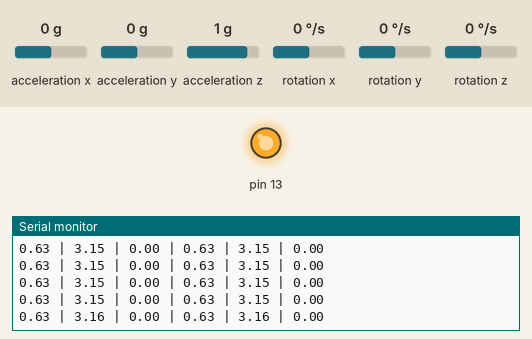
Simulated run of this sketch. Board: Arduino Uno, built with avr-gcc and run on an emulated ATmega328P. Parts: output pins drawn as LEDs (lit = HIGH), the last lines printed to the serial monitor. Wiring (inferred from the names in the program): MPU-6050 motion sensor at I2C address 0x68; MPU-6050 motion sensor at I2C address 0x69. Inputs (shaded band) come from the test bench; at power-on: acceleration x 0 g, acceleration y 0 g, rotation x 0 °/s, rotation y 0 °/s, acceleration z 1 g, rotation z 0 °/s.

Above: at 17.1 s.
17.2 s: acceleration x set to 0.8 g
At 18.1 s:
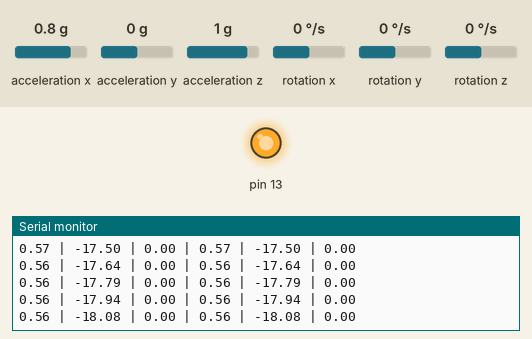
20.2 s: acceleration y set to -1.4 g
At 21.3 s:
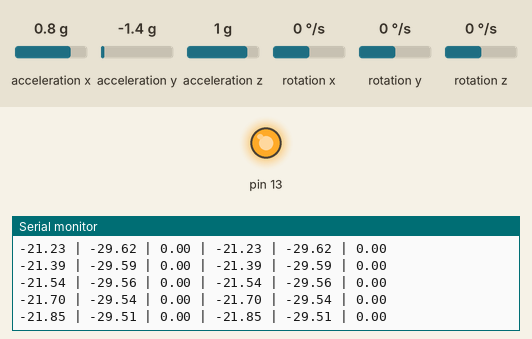
23.2 s: rotation x set to 100 °/s
At 24.1 s:
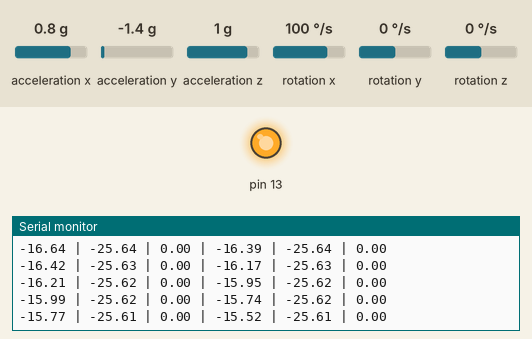
26.2 s: rotation y set to -192 °/s
At 26.9 s:
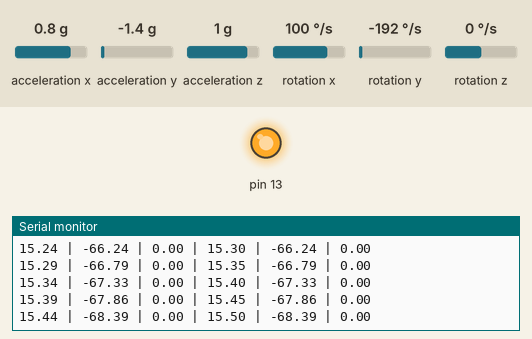
Timing chart, 0 to 29.2 s (numbered marks = the images above; inputs shaded):
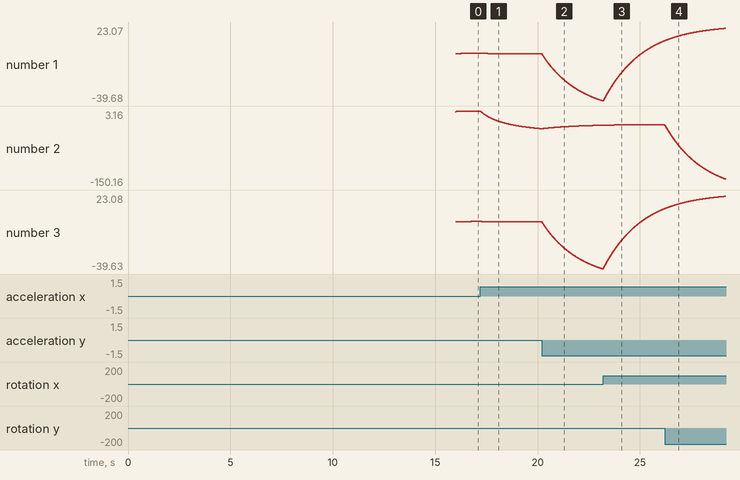

Measured:
- after the input at 17.2 s, the serial monitor: prints a new line at once (image 1)
- plotted number 2: 3.16 → -33.53 after the input at 17.2 s

The sketch:

assem_twoMPU.ino
```cpp
/*
  CUBESAT MPU6050 two sensor code (one address at 0x68 and one at 0x69)
  To make the MPU have different I2C adress, please connect AD0 pin <-> 5V in one of them to make one adress high (0x69)
  while another one connect AD0 <-> gnd to make it adress low (0x68)

  this code will show 6 results [row1,pitch1,yaw1,row2,pitch2,yaw2]

*/


#include <Wire.h>

// Gyroscope calibration offsets for both sensors
float RateCalibrationRoll1 = 0, RateCalibrationPitch1 = 0, RateCalibrationYaw1 = 0;
float RateCalibrationRoll2 = 0, RateCalibrationPitch2 = 0, RateCalibrationYaw2 = 0;

// Gyroscope rates for both sensors
float RateRoll1 = 0, RatePitch1 = 0, RateYaw1 = 0;
float RateRoll2 = 0, RatePitch2 = 0, RateYaw2 = 0;

// Accelerometer readings for both sensors
float AccX1 = 0, AccY1 = 0, AccZ1 = 0;
float AccX2 = 0, AccY2 = 0, AccZ2 = 0;

// Angle calculations for both sensors
float AngleRoll1 = 0, AnglePitch1 = 0;
float AngleRoll2 = 0, AnglePitch2 = 0;

// Kalman filter variables for both sensors
float KalmanAngleRoll1 = 0, KalmanUncertaintyAngleRoll1 = 4;
float KalmanAnglePitch1 = 0, KalmanUncertaintyAnglePitch1 = 4;
float KalmanAngleYaw1 = 0, KalmanUncertaintyAngleYaw1 = 4;

float KalmanAngleRoll2 = 0, KalmanUncertaintyAngleRoll2 = 4;
float KalmanAnglePitch2 = 0, KalmanUncertaintyAnglePitch2 = 4;
float KalmanAngleYaw2 = 0, KalmanUncertaintyAngleYaw2 = 4;

float Kalman1DOutput[] = {0, 0};

// Timing
uint32_t LoopTimer = 0;
float dt = 0.004; // 4ms loop time

void kalman_1d(float& KalmanState, float& KalmanUncertainty, float KalmanInput, float KalmanMeasurement) {
  KalmanState = KalmanState + dt * KalmanInput;
  KalmanUncertainty = KalmanUncertainty + dt * dt * 16; // Assuming process noise variance of 16
  float KalmanGain = KalmanUncertainty / (KalmanUncertainty + 9); // Assuming measurement noise variance of 9
  KalmanState = KalmanState + KalmanGain * (KalmanMeasurement - KalmanState);
  KalmanUncertainty = (1 - KalmanGain) * KalmanUncertainty;
}

void gyro_signals(uint8_t address) {
  // Configure MPU6050 for a given I2C address
  Wire.beginTransmission(address);
  Wire.write(0x1A); // Sample rate divider
  Wire.write(0x05);
  Wire.endTransmission();

  Wire.beginTransmission(address);
  Wire.write(0x1C); // Accelerometer configuration
  Wire.write(0x10);
  Wire.endTransmission();

  // Read accelerometer data
  Wire.beginTransmission(address);
  Wire.write(0x3B);
  Wire.endTransmission();
  Wire.requestFrom(address, 6);
  int16_t AccXLSB = Wire.read() << 8 | Wire.read();
  int16_t AccYLSB = Wire.read() << 8 | Wire.read();
  int16_t AccZLSB = Wire.read() << 8 | Wire.read();

  // Read gyroscope data
  Wire.beginTransmission(address);
  Wire.write(0x1B); // Gyroscope configuration
  Wire.write(0x08);
  Wire.endTransmission();

  Wire.beginTransmission(address);
  Wire.write(0x43);
  Wire.endTransmission();
  Wire.requestFrom(address, 6);
  int16_t GyroX = Wire.read() << 8 | Wire.read();
  int16_t GyroY = Wire.read() << 8 | Wire.read();
  int16_t GyroZ = Wire.read() << 8 | Wire.read();

  // Convert to physical units
  if (address == 0x68) {
    RateRoll1 = (float)GyroX / 65.5;
    RatePitch1 = (float)GyroY / 65.5;
    RateYaw1 = (float)GyroZ / 65.5;

    AccX1 = (float)AccXLSB / 4096 - 0.05;
    AccY1 = (float)AccYLSB / 4096 + 0.01;
    AccZ1 = (float)AccZLSB / 4096 - 0.11;

    // Calculate angles from accelerometer for sensor 1
    AngleRoll1 = atan2(AccY1, sqrt(AccX1 * AccX1 + AccZ1 * AccZ1)) * (180.0 / PI);
    AnglePitch1 = -atan2(AccX1, sqrt(AccY1 * AccY1 + AccZ1 * AccZ1)) * (180.0 / PI);
  }
  else if (address == 0x69) {
    RateRoll2 = (float)GyroX / 65.5;
    RatePitch2 = (float)GyroY / 65.5;
    RateYaw2 = (float)GyroZ / 65.5;

    AccX2 = (float)AccXLSB / 4096 - 0.05;
    AccY2 = (float)AccYLSB / 4096 + 0.01;
    AccZ2 = (float)AccZLSB / 4096 - 0.11;

    // Calculate angles from accelerometer for sensor 2
    AngleRoll2 = atan2(AccY2, sqrt(AccX2 * AccX2 + AccZ2 * AccZ2)) * (180.0 / PI);
    AnglePitch2 = -atan2(AccX2, sqrt(AccY2 * AccY2 + AccZ2 * AccZ2)) * (180.0 / PI);
  }
}

void setup() {
  Serial.begin(57600);
  pinMode(13, OUTPUT);
  digitalWrite(13, HIGH);
  Wire.setClock(400000);
  Wire.begin();
  delay(250);

  // Wake up MPU6050 (both sensors)
  Wire.beginTransmission(0x68);
  Wire.write(0x6B);
  Wire.write(0x00);
  Wire.endTransmission();

  Wire.beginTransmission(0x69);
  Wire.write(0x6B);
  Wire.write(0x00);
  Wire.endTransmission();

  // Calibrate gyroscopes for both sensors
  for (int i = 0; i < 2000; i++) {
    gyro_signals(0x68);
    RateCalibrationRoll1 += RateRoll1;
    RateCalibrationPitch1 += RatePitch1;
    RateCalibrationYaw1 += RateYaw1;

    gyro_signals(0x69);
    RateCalibrationRoll2 += RateRoll2;
    RateCalibrationPitch2 += RatePitch2;
    RateCalibrationYaw2 += RateYaw2;

    delay(1);
  }
  RateCalibrationRoll1 /= 2000;
  RateCalibrationPitch1 /= 2000;
  RateCalibrationYaw1 /= 2000;
  RateCalibrationRoll2 /= 2000;
  RateCalibrationPitch2 /= 2000;
  RateCalibrationYaw2 /= 2000;

  LoopTimer = micros();
}

void loop() {
  gyro_signals(0x68); // Get data from MPU at address 0x68
  gyro_signals(0x69); // Get data from MPU at address 0x69

  // Remove calibration offsets for both sensors
  RateRoll1 -= RateCalibrationRoll1;
  RatePitch1 -= RateCalibrationPitch1;
  RateYaw1 -= RateCalibrationYaw1;

  RateRoll2 -= RateCalibrationRoll2;
  RatePitch2 -= RateCalibrationPitch2;
  RateYaw2 -= RateCalibrationYaw2;

  // Apply Kalman filter for both sensors
  kalman_1d(KalmanAngleRoll1, KalmanUncertaintyAngleRoll1, RateRoll1, AngleRoll1);
  kalman_1d(KalmanAnglePitch1, KalmanUncertaintyAnglePitch1, RatePitch1, AnglePitch1);
  kalman_1d(KalmanAngleYaw1, KalmanUncertaintyAngleYaw1, RateYaw1, KalmanAngleYaw1); // No direct measurement for yaw

  kalman_1d(KalmanAngleRoll2, KalmanUncertaintyAngleRoll2, RateRoll2, AngleRoll2);
  kalman_1d(KalmanAnglePitch2, KalmanUncertaintyAnglePitch2, RatePitch2, AnglePitch2);
  kalman_1d(KalmanAngleYaw2, KalmanUncertaintyAngleYaw2, RateYaw2, KalmanAngleYaw2); // No direct measurement for yaw

  // Output angles for both sensors
  Serial.print(KalmanAngleRoll1);
  Serial.print(" | ");
  Serial.print(KalmanAnglePitch1);
  Serial.print(" | ");
  Serial.print(KalmanAngleYaw1);
  Serial.print(" | ");
  Serial.print(KalmanAngleRoll2);
  Serial.print(" | ");
  Serial.print(KalmanAnglePitch2);
  Serial.print(" | ");
  Serial.println(KalmanAngleYaw2);

  // Wait for next loop
  while (micros() - LoopTimer < 4000);
  LoopTimer = micros();
}
```
